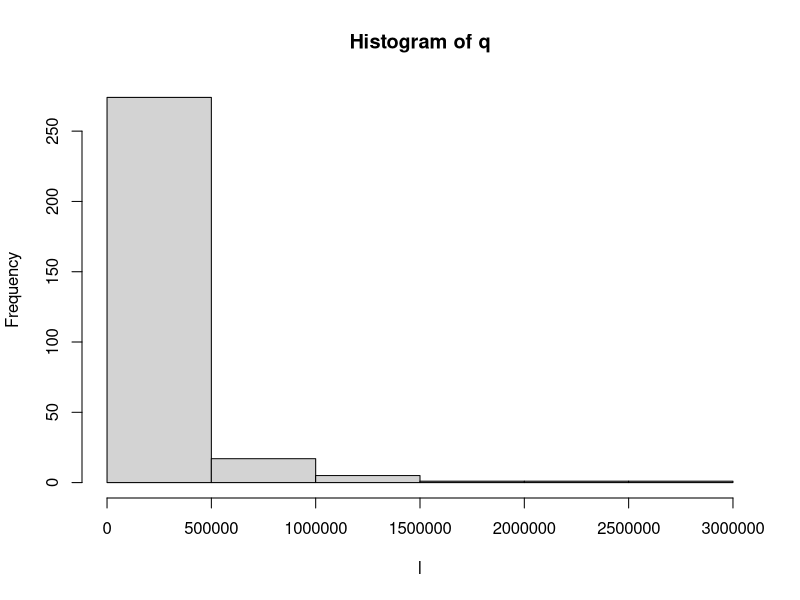
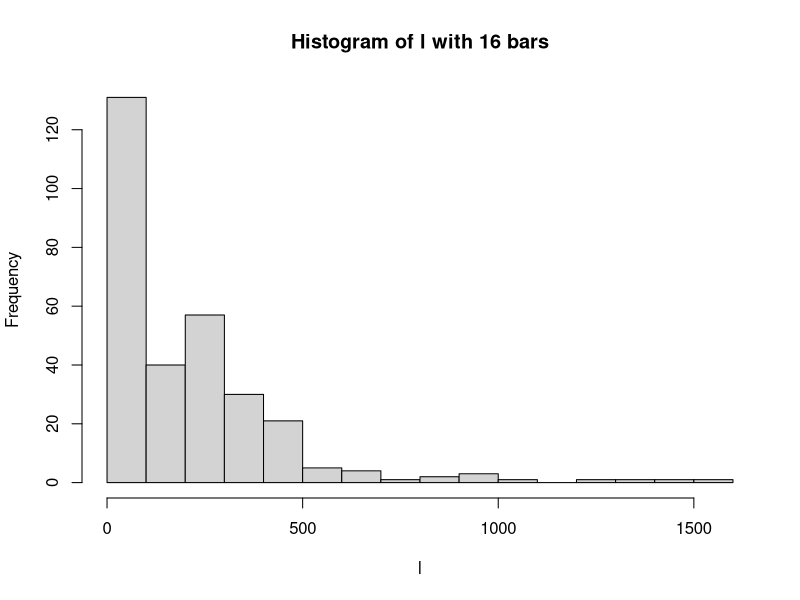

Generate these figures, in order, with R:
setwd("C:/Users/admin/Desktop/data")
data <- read.csv("concrete.csv", header = TRUE, sep=";")
png("r-hist-1.png", 600, 400, pointsize=18)
hist(data$q, xlab="l", main="Histogram of q")
dev.off()
png("r-hist-2.png", 600, 400, pointsize=18)
hist(data$l, breaks=16, xlab="l", main="Histogram of l with 16 bars")
dev.off()
